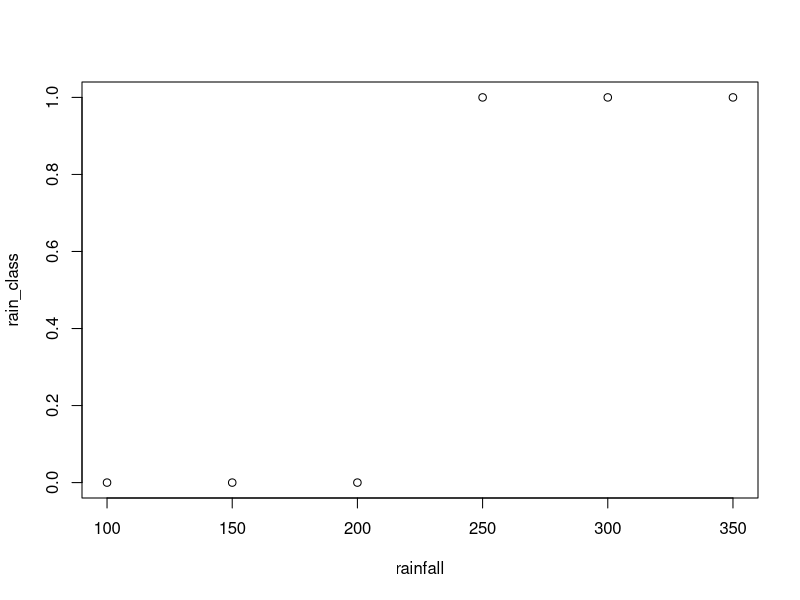

Write R code to recreate this figure.
# Rainfall data
rainfall <- c(200, 150, 300, 250, 100, 350)

# Classification (0 = Low Rainfall, 1 = High Rainfall)
rain_class <- ifelse(rainfall > 200, 1, 0)

# Show result
rain_class

# Plot graph
plot(rainfall, rain_class)
